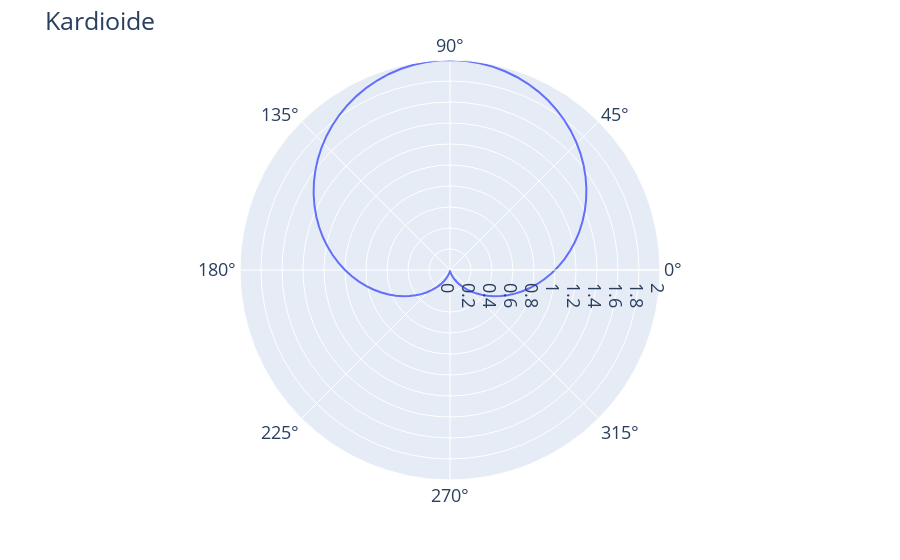

Write notebook code for a chart like this one.
### Markdown cell above
### Plotly
Auch mit Plotly können ohne Umrechnungen in kartesische Koordinate eine grafische Darstellung erzeugen. Wir verwenden dazu *plotly.express* und dort die Funktion *line_polar*. Wichtig ist, dass wir die Winkel, die in Plotly als *theta* bezeichnet werden, in *Gradmaß* übergeben. Da wir in NumPy Bogenmaß verwendet haben müssen wir hier die Werte mit *numpy.rad2deg* umrechnen. Wir sollten auch darauf achten, dass 0 Grad auf der positiven Achse liegen und dass wir mathematisch positiv,
entgegen des Uhrzeigersinns, die Winkel durchlaufen.

### Code cell
import plotly.express as px
import plotly.io as pio

pio.renderers.default = 'notebook_connected+jupyterlab'

fig = px.line_polar(
    r=r,
    theta=np.rad2deg(phi),
    start_angle=0, direction="counterclockwise"
)

fig.update_layout(
    title="Kardioide",
    font=dict(
        size=18
    ),
    height=600
)

fig.show()

### Figure 1 — Plotly figure (JSON) as saved in the notebook; plotly's stock layout.template omitted (floating-point values rounded to 4 significant figures)
{"data": [{"hovertemplate": "r=%{r}<br>theta=%{theta}<extra></extra>", "legendgroup": "", "line": {"color": "#636efa", "dash": "solid"}, "marker": {"symbol": "circle"}, "mode": "lines", "name": "", "r": [1.0, 0.9366, 0.8734, 0.8107, 0.7489, 0.688, 0.6283, 0.5702, 0.5138, 0.4594, 0.4071, 0.3572, 0.3099, 0.2654, 0.2239, 0.1854, 0.1503, 0.1185, 0.09037, 0.06585, 0.0451, 0.02819, 0.01519, 0.006162, 0.001133, 0.0001259, 0.003145, 0.01018, 0.0212, 0.03616, 0.055, 0.07765, 0.104, 0.134, 0.1674, 0.2042, 0.2443, 0.2873, 0.3332, 0.3818, 0.4329, 0.4863, 0.5418, 0.5991, 0.658, 0.7183, 0.7797, 0.842, 0.9049, 0.9683, 1.032, 1.095, 1.158, 1.22, 1.282, 1.342, 1.401, 1.458, 1.514, 1.567, 1.618, 1.667, 1.713, 1.756, 1.796, 1.833, 1.866, 1.896, 1.922, 1.945, 1.964, 1.979, 1.99, 1.997, 2.0, 1.999, 1.994, 1.985, 1.972, 1.955, 1.934, 1.91, 1.881, 1.85, 1.815, 1.776, 1.735, 1.69, 1.643, 1.593, 1.541, 1.486, 1.43, 1.372, 1.312, 1.251, 1.189, 1.127, 1.063, 1.0], "showlegend": false, "subplot": "polar", "theta": [-180, -176.4, -172.7, -169.1, -165.5, -161.8, -158.2, -154.5, -150.9, -147.3, -143.6, -140, -136.4, -132.7, -129.1, -125.5, -121.8, -118.2, -114.5, -110.9, -107.3, -103.6, -100, -96.36, -92.73, -89.09, -85.45, -81.82, -78.18, -74.55, -70.91, -67.27, -63.64, -60.0, -56.36, -52.73, -49.09, -45.45, -41.82, -38.18, -34.55, -30.91, -27.27, -23.64, -20.0, -16.36, -12.73, -9.091, -5.455, -1.818, 1.818, 5.455, 9.091, 12.73, 16.36, 20.0, 23.64, 27.27, 30.91, 34.55, 38.18, 41.82, 45.45, 49.09, 52.73, 56.36, 60.0, 63.64, 67.27, 70.91, 74.55, 78.18, 81.82, 85.45, 89.09, 92.73, 96.36, 100.0, 103.6, 107.3, 110.9, 114.5, 118.2, 121.8, 125.5, 129.1, 132.7, 136.4, 140, 143.6, 147.3, 150.9, 154.5, 158.2, 161.8, 165.5, 169.1, 172.7, 176.4, 180], "type": "scatterpolar"}], "layout": {"autosize": true, "font": {"size": 18}, "legend": {"tracegroupgap": 0}, "margin": {"t": 60}, "polar": {"angularaxis": {"direction": "counterclockwise", "rotation": 0, "type": "linear"}, "domain": {"x": [0, 1], "y": [0, 1]}, "radialaxis": {"autorange": true, "range": [0, 2.0], "type": "linear"}}, "title": {"text": "Kardioide"}}}
